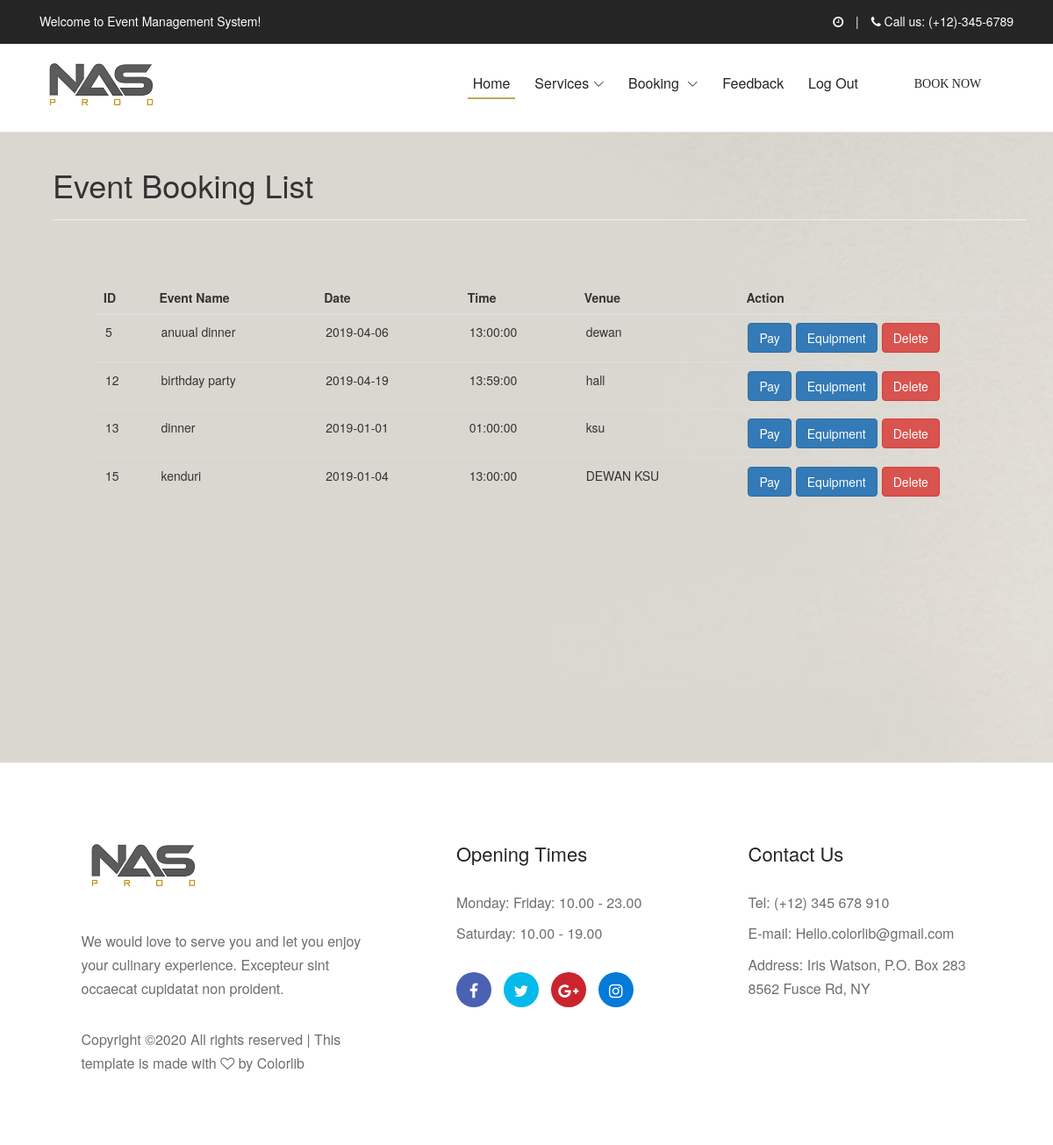
Screenshot of /view/CustomerInterface/indexBookingInterface.php with the database file from the repository.
### tables this page shows
CREATE TABLE `eventbook` (
  `bookingid` int(11) NOT NULL,
  `Username` varchar(100) NOT NULL,
  `eventname` varchar(50) NOT NULL,
  `packagename` varchar(50) NOT NULL,
  `startdate` date NOT NULL,
  `enddate` date NOT NULL,
  `starttime` time NOT NULL,
  `endtime` time NOT NULL,
  `venue` varchar(50) NOT NULL,
  `price` float NOT NULL
);

### libs/database.php (called while the page is built, shortened)
<?php
class DB
{
  public static function connect($value='')
  {
    $pdo = new PDO(DB_TYPE.':host='.DB_HOST.';dbname='.DB_NAME, DB_USER, DB_PASS);
    $pdo->setAttribute(PDO::ATTR_ERRMODE, PDO::ERRMODE_EXCEPTION);
    return $pdo;
  }
  public static function run($sql, $args = NULL)
    {
        if (!$args)
        {
             return DB::connect()->query($sql);
        }
        $stmt = DB::connect()->prepare($sql);
        $stmt->execute($args);
        return $stmt;
    }
}
?>

### model/CustomerData/bookingInfo.php (called while the page is built, shortened)
<?php
require_once '../../libs/database.php';
class bookingInfo
{
	public static function All()	{
		$query = "SELECT * FROM eventbook";
		try {
	    	if ($stmt = DB::run($query)) {
				$booking = $stmt->fetchAll(PDO::FETCH_ASSOC);
				return $booking;
			};
		} catch (PDOException $e) {
			return $e->getMessage();
		}
	}
}
?>

### controller/CustomerController/bookingController.php (called while the page is built, shortened)
<?php
require_once '../../model/CustomerData/bookingInfo.php';
class bookingController {
	public function index($value=''){
		$booking = bookingInfo::All();
		return $booking;
	}
    }

### view/CustomerInterface/indexBookingInterface.php (the view, shortened to what this page needs)
<?php
require_once '../../controller/CustomerController/bookingcontroller.php';
$data = new bookingcontroller();
$result = $data->index();
?>
<!DOCTYPE html>
<html lang="en">
<head>
    <link rel="stylesheet" href="../../libs/css/style0.css">
	<link type="text/css" href="../../libs/css/payment.css" rel="stylesheet">
</head>
<body>
    <header class="header-area">
        <div class="top-header-area">
            <div class="container h-100">
                <div class="row h-100 align-items-center">
                    <div class="col-5">
                        <div class="top-header-content">
                            <p>Welcome to Event Management System!</p>
                        </div>
                    </div>
                    <div class="col-7">
                        <div class="top-header-content text-right">
                            <p><i class="fa fa-clock-o" aria-hidden="true"></i><span id="date"></span> <span class="mx-2"></span> | <span class="mx-2"></span> <i class="fa fa-phone" aria-hidden="true"></i> Call us: (+12)-345-6789</p>
                        </div>
                    </div>
                </div>
            </div>
        </div>
        <div class="main-header-area">
            <div class="classy-nav-container breakpoint-off">
                <div class="container">
                    <nav class="classy-navbar justify-content-between" id="akameNav">
                        <a class="nav-brand" href="index.html"><img src="../../libs/img/core-img/logo12.png" alt=""></a>
                        <div class="classy-menu">
                             <div class="classynav">
                                <ul id="nav">
                                    <li class="active"><a href="./HomeInterface.php">Home</a></li>
                                    <li><a href="#">Services</a>
                                    </li>
									<li><a href="#">Booking </a>
                                    </li>
                                    <li><a href="./index_feedback.php">Feedback</a></li>
                                    <li><a href="../WelcomePage.php">Log out</a></li>
                                </ul>
                                <div class="book-now-btn ml-5 mt-4 mt-lg-0 ml-md-4">
                                    <a href="./bookingInterface.php" class="btn akame-btn">Book Now</a>
                                </div>
                            </div>
                        </div>
                    </nav>
                </div>
            </div>
        </div>
    </header>
    <section id="bill-css">
            <div class="single-welcome-slide bg-img" style="background-image: url(../../libs/img/bg-img/100.png);">
                <div class="welcome-content h-100">
                    <div class="container h-100">
<!DOCTYPE HTML>
<html>
<head>
    <link rel="stylesheet" href="https://maxcdn.bootstrapcdn.com/bootstrap/3.3.7/css/bootstrap.min.css" />
</head>
<body>
    <div class="container">
        <div class="page-header">
            <h1>Event Booking List</h1>
        </div>
		<!DOCTYPE html>
<html>
<head>
  <link href="bootstrap.css" rel="stylesheet" type="text/css">
</head>
<body>
  <main>
    <section class="container" style="padding: 50px">
      <div class="row">
        <div class="col-12">
            <div class="card-body table-responsive p-0">
              <table class="table table-hover">
                <thead>
                  <tr>
                    <th><b>ID</b></th>
                    <th><b>Event Name</b></th>
                    <th><b>Date</b></th>
					<th><b>Time</b></th>
					<th><b>Venue</b></th>
                    <th><b>Action</b></th>
                  </tr>
                </thead>
                <tbody>
                  <?php foreach ($result as $res) { ?>
                  <tr>
                    <tr>
                      <td><?php echo $res['bookingid']; ?></td>
                      <td><?php echo $res['eventname']; ?></td>
                      <td><?php echo $res['startdate']; ?></td>
					  <td><?php echo $res['starttime']; ?></td>
					  <td><?php echo $res['venue']; ?></td>
                      <td>
                         <a href="../../view/PaymentInterface/bill.php?id=<?php echo $res['bookingid']; ?>" class="btn btn-primary pull-left" style="margin-right: 5px">Pay</a>
                         <a href="Cart.php?id=<?php echo $res['bookingid']; ?>" class="btn btn-primary pull-left" style="margin-right: 5px">Equipment</a>
                        <form method="POST" action="">
                          <input type="submit" name="btnDelete" class="btn btn-danger" value="Delete" onclick="return confirm('Are you sure you want to delete?')">
                        </form>
                      </td>
                    </tr>
                  </tr><?php } ?>
                </tbody>
              </table>
            </div>
          </div>
        </div>
      </div>
    </section>
</body>
</html>
</body>
</html>
                            <div class="col-12 col-md-9 col-lg-6">
                        </div>
    <footer class="footer-area section-padding-80-0">
        <div class="container">
            <div class="row justify-content-between">
                <div class="col-12 col-sm-6 col-md-4">
                    <div class="single-footer-widget mb-80">
                        <a href="#" class="footer-logo"><img src="../../libs/img/core-img/logo12.png" alt=""></a>
                        <p class="mb-30">We would love to serve you and let you enjoy your culinary experience. Excepteur sint occaecat cupidatat non proident.</p>
                        <div class="copywrite-text">
                            <p>
Copyright &copy;<script>document.write(new Date().getFullYear());</script> All rights reserved | This template is made with <i class="fa fa-heart-o" aria-hidden="true"></i> by <a href="https://colorlib.com" target="_blank">Colorlib</a>
</p>
                        </div>
                    </div>
                </div>
                <div class="col-12 col-sm-6 col-md-4 col-xl-3">
                    <div class="single-footer-widget mb-80">
                        <h4 class="widget-title">Opening times</h4>
                        <div class="open-time">
                            <p>Monday: Friday: 10.00 - 23.00</p>
                            <p>Saturday: 10.00 - 19.00</p>
                        </div>
                        <div class="social-info">
                            <a href="#" class="facebook"><i class="fa fa-facebook"></i></a>
                            <a href="#" class="twitter"><i class="fa fa-twitter"></i></a>
                            <a href="#" class="google-plus"><i class="fa fa-google-plus"></i></a>
                            <a href="#" class="instagram"><i class="fa fa-instagram"></i></a>
                        </div>
                    </div>
                </div>
                <div class="col-12 col-md-4 col-xl-3">
                    <div class="single-footer-widget mb-80">
                        <h4 class="widget-title">Contact Us</h4>
                        <div class="contact-address">
                            <p>Tel: (+12) 345 678 910</p>
                            <p>E-mail: Hello.colorlib@gmail.com</p>
                            <p>Address: Iris Watson, P.O. Box 283 8562 Fusce Rd, NY</p>
                        </div>
                    </div>
                </div>
            </div>
        </div>
    </footer>
	</body>
</html>

### libs/css/style0.css (style rules this page uses)
* { margin: 0; padding: 0; }
body { font-family: "Open Sans", sans-serif; font-weight: 400; font-size: 16px; position: relative; z-index: auto; }
h1, h2, h3, h4, h5, h6 { font-family: "Playfair Display", serif; color: #252525; line-height: 1.3; font-weight: 400; }
a, a:active, a:focus, a:hover { color: #252525; text-decoration: none; -webkit-transition-duration: 500ms; -o-transition-duration: 500ms; transition-duration: 500ms; outline: none; font-weight: 400; }
li { list-style: none; }
p { line-height: 1.7; color: #6e6e6e; font-size: 16px; font-weight: 400; }
img { max-width: 100%; height: auto; }
ul { margin: 0; padding: 0; }
ul li { margin: 0; padding: 0; }
.bg-img { background-position: center center; background-size: cover; background-repeat: no-repeat; }
.mb-30 { margin-bottom: 30px; }
.mb-80 { margin-bottom: 80px; }
.section-padding-80-0 { padding-top: 80px; padding-bottom: 0; }
.akame-btn { font-family: "Playfair Display", serif; position: relative; z-index: 1; min-width: 150px; height: 42px; line-height: 40px; font-size: 14px; font-weight: 400; display: inline-block; padding: 0 35px; text-align: center; text-transform: uppercase; background-color: transparent; color: #252525; border: 1px solid #252525; border-radius: 60px; -webkit-transition-duration: 500ms; -o-transition-duration: 500ms; transition-duration: 500ms; }
.header-area { position: relative; z-index: 10; width: 100%; -webkit-transition-duration: 500ms; -o-transition-duration: 500ms; transition-duration: 500ms; border-bottom: 1px solid #e5e5e5; }
.header-area .top-header-area { position: relative; z-index: 1; background-color: #252525; width: 100%; height: 50px; }
.header-area .top-header-area .top-header-content p { margin-bottom: 0; font-size: 14px; color: #ffffff; }
.classy-nav-container { background-color: transparent; padding: 0; }
.classy-nav-container .classy-navbar { -webkit-transition-duration: 500ms; -o-transition-duration: 500ms; transition-duration: 500ms; height: 100px; padding: 0; }
.classy-nav-container .classy-navbar .classynav ul li a { font-size: 16px; text-transform: capitalize; color: #252525; }
.classynav ul li.active a { position: relative; z-index: 1; }
.classynav ul li.active a::before { width: 80%; height: 2px; background-color: #bca858; position: absolute; bottom: 0; left: 10%; z-index: 1; content: ''; }
.classynav ul li.has-down > a::after, .classynav ul li.has-down.active > a::after, .classynav ul li.megamenu-item > a::after { color: #252525; }
.single-welcome-slide { position: relative; z-index: 2; width: 100%; height: 720px; background-color: #ffffff; }
.footer-area { position: relative; z-index: 1; }
.single-footer-widget { position: relative; z-index: 1; }
.single-footer-widget .widget-title { font-size: 22px; color: #252525; margin-bottom: 30px; display: block; text-transform: capitalize; }
.single-footer-widget .open-time p { margin-bottom: 8px; }
.single-footer-widget .open-time p:last-child { margin-bottom: 0; }
.single-footer-widget .social-info { position: relative; z-index: 1; margin-top: 30px; }
.single-footer-widget .social-info a { display: inline-block; font-size: 18px; color: #ffffff; width: 40px; height: 40px; border-radius: 50%; margin-right: 10px; text-align: center; line-height: 40px; }
.single-footer-widget .social-info a.facebook { background-color: #4b62b3; }
.single-footer-widget .social-info a.twitter { background-color: #03baeb; }
.single-footer-widget .social-info a.google-plus { background-color: #cb242e; }
.single-footer-widget .social-info a.instagram { background-color: #057ad7; }
.single-footer-widget .contact-address p { margin-bottom: 8px; }
.single-footer-widget .contact-address p:last-child { margin-bottom: 0; }
.single-footer-widget .footer-logo { display: block; margin-bottom: 30px; }
.copywrite-text { position: relative; z-index: 1; }
.copywrite-text p { font-size: 16px; color: #6e6e6e; margin-bottom: 0; }
.copywrite-text p a { color: #6e6e6e; font-size: 16px; }

### libs/css/payment.css (style rules this page uses)
#bill-css td { padding: 10px; }

### rows the page displays
eventbook: bookingid "5", eventname "anuual dinner", startdate "2019-04-06", starttime "13:00:00", venue "dewan"
eventbook: bookingid "12", eventname "birthday party", startdate "2019-04-19", starttime "13:59:00", venue "hall"
eventbook: bookingid "13", eventname "dinner", startdate "2019-01-01", starttime "01:00:00", venue "ksu"
eventbook: bookingid "15", eventname "kenduri", startdate "2019-01-04", starttime "13:00:00", venue "DEWAN KSU"
